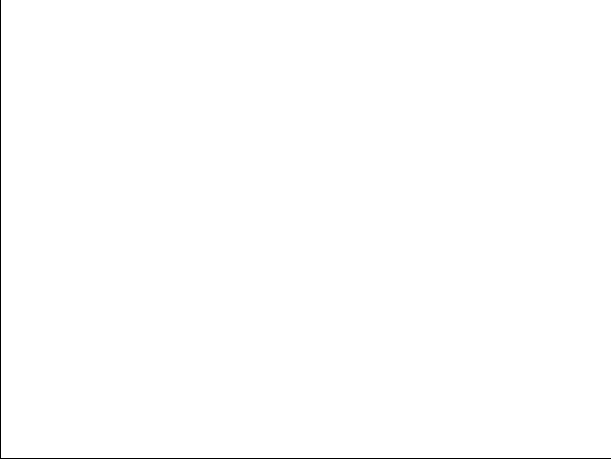
#> input picture Homeworks/HW1/Images/background.png, 611 x 459 px, found by its file name
$ python HW1.py
#> lines starting #> are read from the running program, lines starting #| are printed output that depends on the picture
from importlib.resources import path
import cv2

#part2 (reading background.png by cv2.imread syntax)
path = r'E:\University\Term7\FCV\HW1\Images\background.png'
background = cv2.imread(path, 1)
#> background is the input picture: shape (459, 611, 3); values 198 (black) and 255 (white), 99.6% white; black in thin lines or dots
cv2.imshow('background', background)
cv2.waitKey(0)
print('background: ', background.shape)
#| background:  (459, 611, 3)

#part3 (converting the order of channels to RGB)
background3 = cv2.cvtColor(background, cv2.COLOR_BGR2RGB)
cv2.imshow('background3', background3)
cv2.waitKey(0)
print('background3: ', background3.shape)
#| background3:  (459, 611, 3)

#part4 (resize image to 570*290)
background4 = cv2.resize(background, (570, 290), interpolation = cv2.INTER_AREA)
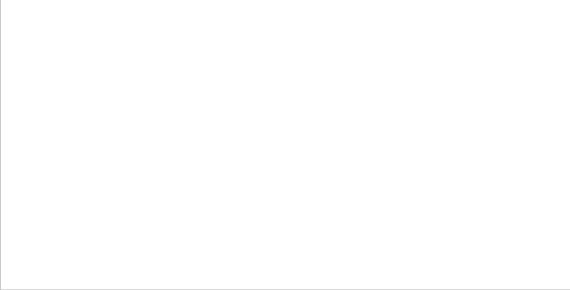
#> background4: shape (290, 570, 3); min 199, max 255, mean 254.8
cv2.imshow('background4', background4)
cv2.waitKey(0)
print('background4: ', background4.shape)
#| background4:  (290, 570, 3)

#part5 (create a 560*280 rectangle)
backgroundL1 = cv2.line(background4, (5, 5), (565, 5), 9)
backgroundL2 = cv2.line(backgroundL1, (565, 5), (565, 275), 9)
backgroundL3 = cv2.line(backgroundL2, (5, 5), (5, 275), 9)
background5 = cv2.line(backgroundL3, (5, 275), (565, 275), 9)
cv2.imshow('background5', background5)
cv2.waitKey(0)
print('background5: ', background5.shape)
#| background5:  (290, 570, 3)

#part6 (create circles for each vertexes of the previous rectangle)
backgroundC1 = cv2.circle(background5, (5, 5), 4 , (54, 13, 200), 2)
backgroundC2 = cv2.circle(backgroundC1, (565, 5), 4 , (34, 10, 100), 2)
backgroundC3 = cv2.circle(backgroundC2, (5, 275), 4 , (23, 184, 56), 2)
background6 = cv2.circle(backgroundC3, (565, 275), 4 , (150, 134, 45), 2)
cv2.imshow('background6', background6)
cv2.waitKey(0)
print('background6: ', background6.shape)
#| background6:  (290, 570, 3)

#part7 (create a copy of end.png)
endL1 = cv2.line(background6, (5, 5), (565, 145), 9)
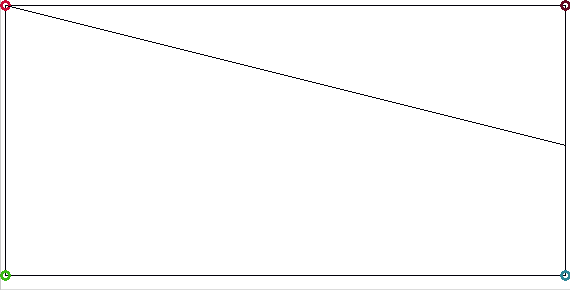
#> endL1: shape (290, 570, 3); mean B, G, R 251.2, 251.1, 251.2
endL2 = cv2.line(endL1, (5, 5), (85, 145), 9)
endL3 = cv2.line(endL2, (5, 5), (165, 145), 9)
endL4 = cv2.line(endL3, (5, 5), (245, 145), 9)
endL5 = cv2.line(endL4, (5, 5), (325, 145), 9)
endL6 = cv2.line(endL5, (5, 5), (405, 145), 9)
endL7 = cv2.line(endL6, (5, 5), (485, 145), 9)
endL8 = cv2.line(endL7, (565, 5), (5, 145), 9)
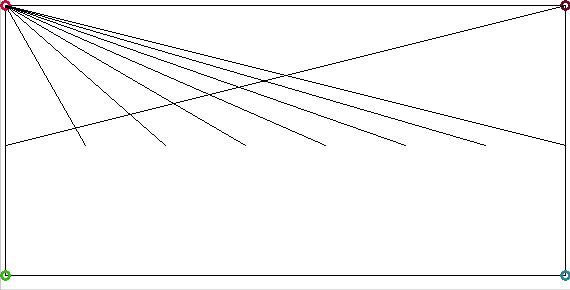
#> endL8: shape (290, 570, 3); mean B, G, R 247.9, 247.7, 247.7
endL9 = cv2.line(endL8, (565, 5), (85, 145), 9)
endL10 = cv2.line(endL9, (565, 5), (165, 145), 9)
endL11 = cv2.line(endL10, (565, 5), (245, 145), 9)
endL12 = cv2.line(endL11, (565, 5), (325, 145), 9)
endL13 = cv2.line(endL12, (565, 5), (405, 145), 9)
endL14 = cv2.line(endL13, (565, 5), (485, 145), 9)
endL15 = cv2.line(endL14, (5, 275), (565, 145), 9)
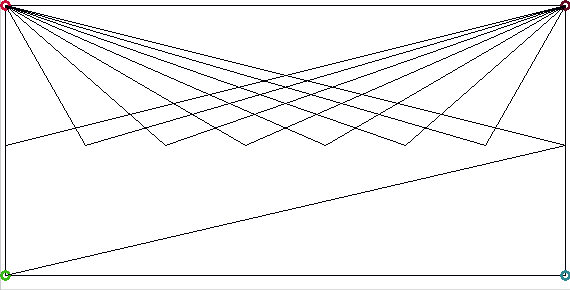
#> endL15: shape (290, 570, 3); mean B, G, R 244.6, 244.2, 244.2
endL16 = cv2.line(endL15, (5, 275), (85, 145), 9)
endL17 = cv2.line(endL16, (5, 275), (165, 145), 9)
endL18 = cv2.line(endL17, (5, 275), (245, 145), 9)
endL19 = cv2.line(endL18, (5, 275), (325, 145), 9)
endL20 = cv2.line(endL19, (5, 275), (405, 145), 9)
endL21 = cv2.line(endL20, (5, 275), (485, 145), 9)
endL22 = cv2.line(endL21, (565, 275), (5, 145), 9)
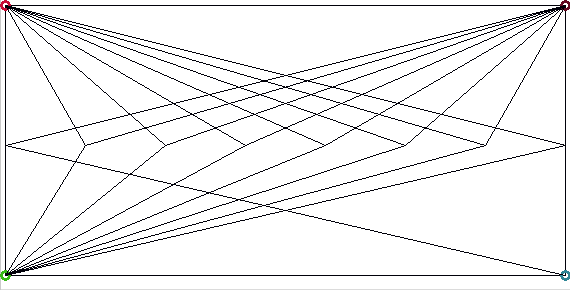
#> endL22: shape (290, 570, 3); mean B, G, R 241.3, 240.8, 240.8
endL23 = cv2.line(endL22, (565, 275), (85, 145), 9)
endL24 = cv2.line(endL23, (565, 275), (165, 145), 9)
endL25 = cv2.line(endL24, (565, 275), (245, 145), 9)
endL26 = cv2.line(endL25, (565, 275), (325, 145), 9)
endL27 = cv2.line(endL26, (565, 275), (405, 145), 9)
end = cv2.line(endL27, (565, 275), (485, 145), 9)
cv2.imshow('end', end)
cv2.waitKey(0)
print('end: ', end.shape)
#| end:  (290, 570, 3)

#part8 (saving the previous image)
cv2.imwrite('mypic.jpg', end)

$ run again, with Homeworks/HW1/Images/end.png copied over Homeworks/HW1/Images/background.png
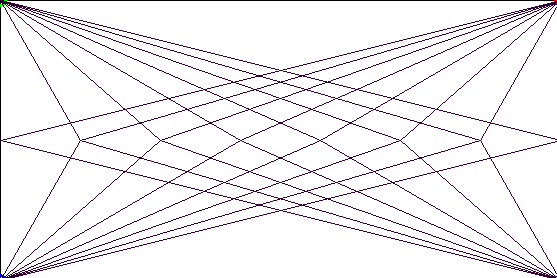
#> input picture Homeworks/HW1/Images/end.png, 557 x 278 px, found by its file name
#> background is the input picture: shape (278, 557, 3); mean B, G, R 241.9, 238.9, 241.9
#| background:  (278, 557, 3)
#| background3:  (278, 557, 3)
#| background4:  (290, 570, 3)
#| background5:  (290, 570, 3)
#| background6:  (290, 570, 3)
#> `endL8 = cv2.line(endL7, (565, 5), (5, 145), 9)`:
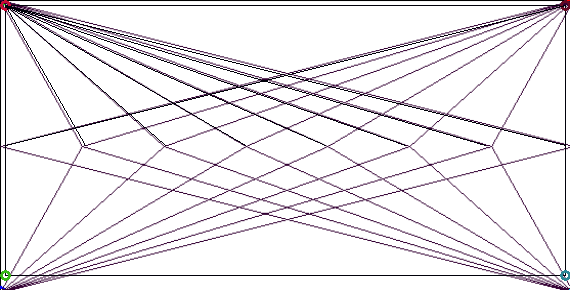
#> endL8: shape (290, 570, 3); mean B, G, R 235.7, 232.8, 235.5
#> `endL22 = cv2.line(endL21, (565, 275), (5, 145), 9)`:
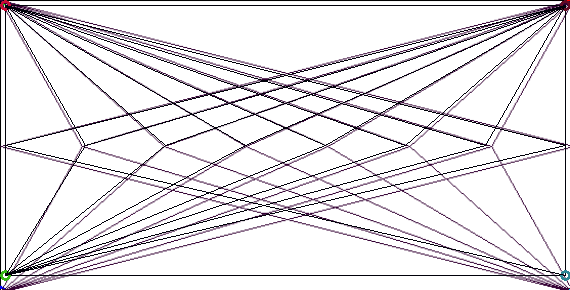
#> endL22: shape (290, 570, 3); mean B, G, R 229.9, 226.9, 229.4
#| end:  (290, 570, 3)
